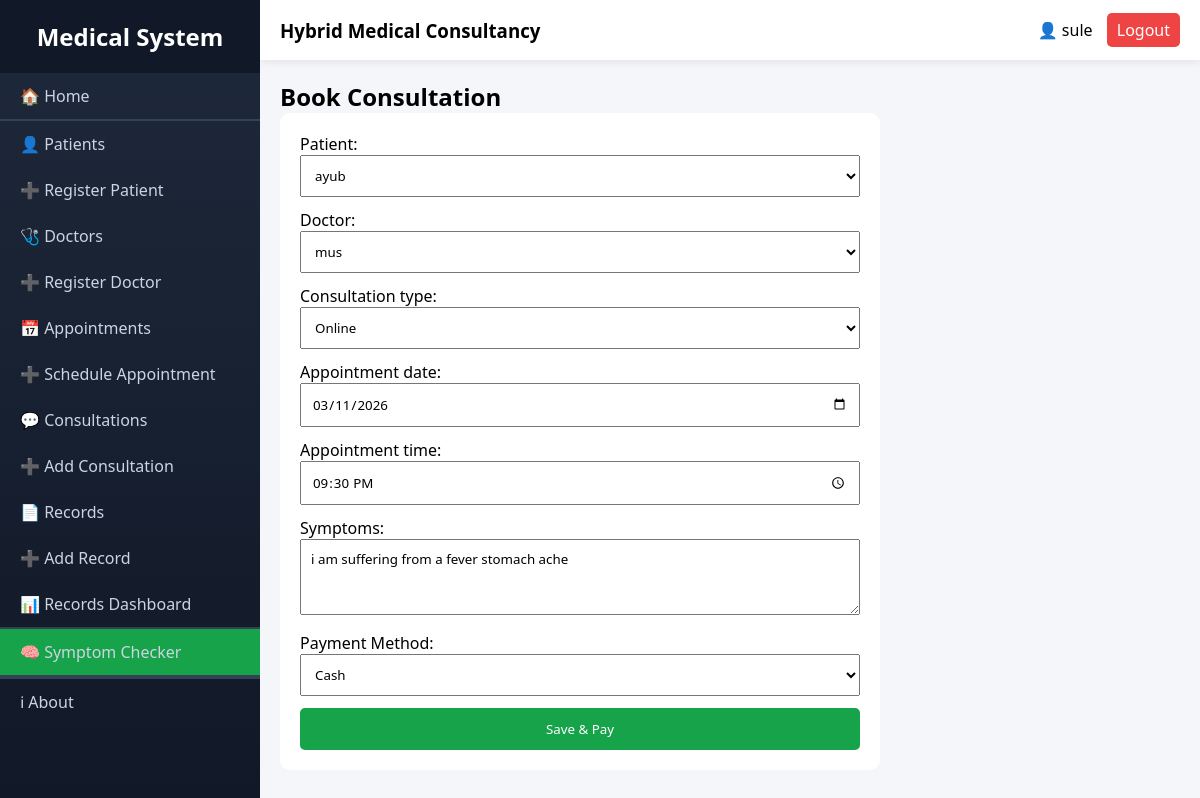
The app's page /consultations/1/edit/ (signed in) with its own data.
### consultations/models.py (models this page shows, shortened)
class Consultation(models.Model):
    CONSULTATION_TYPE = (
        ('online', 'Online'),
        ('physical', 'Physical Visit'),
    )
    STATUS_CHOICES = (
        ('pending', 'Pending'),
        ('approved', 'Approved'),
        ('completed', 'Completed'),
        ('cancelled', 'Cancelled'),
    )
    patient = models.ForeignKey(
        User,
        on_delete=models.CASCADE,
        related_name='patient_consultations'
    )
    doctor = models.ForeignKey(
        User,
        on_delete=models.CASCADE,
        related_name='doctor_consultations'
    )
    consultation_type = models.CharField(
        max_length=20,
        choices=CONSULTATION_TYPE
    )
    appointment_date = models.DateField()
    appointment_time = models.TimeField()
    symptoms = models.TextField()
    meeting_link = models.URLField(
        blank=True,
        null=True
    )  # Only for online consultations
    fee = models.DecimalField(
        max_digits=10,
        decimal_places=2,
        default=0.00,
        help_text="Set the consultation fee"
    )
    status = models.CharField(
        max_length=20,
        choices=STATUS_CHOICES,
        default='pending'
    )
    created_at = models.DateTimeField(auto_now_add=True)

### consultations/views.py (the view)
# urls.py: path('<int:pk>/edit/', views.consultation_update, name='consultation_update'),
@login_required
def consultation_update(request, pk):
    consultation = get_object_or_404(Consultation, pk=pk)
    form = ConsultationForm(request.POST or None, instance=consultation)
    if form.is_valid():
        form.save()
        return redirect('consultations:consultation_list')
    return render(request, 'consultations/consultation_form.html', {'form': form})

### consultations/forms.py
class ConsultationForm(forms.ModelForm):
    appointment_date = forms.DateField(
        widget=forms.DateInput(attrs={'type': 'date'})
    )
    appointment_time = forms.TimeField(
        widget=forms.TimeInput(attrs={'type': 'time'})
    )
    symptoms = forms.CharField(
        widget=forms.Textarea(attrs={'rows': 3})
    )
    class Meta:
        model = Consultation
        fields = [
            'patient',
            'doctor',
            'consultation_type',
            'appointment_date',
            'appointment_time',
            'symptoms'
        ]
    def __init__(self, *args, **kwargs):
        super().__init__(*args, **kwargs)
        doctor_ids = Profile.objects.filter(role='doctor').values_list('user_id', flat=True)
        patient_ids = Profile.objects.filter(role='patient').values_list('user_id', flat=True)
        self.fields['doctor'].queryset = User.objects.filter(id__in=doctor_ids)
        self.fields['patient'].queryset = User.objects.filter(id__in=patient_ids)

### consultations/templates/consultations/consultation_form.html (shortened to what this page needs)
{% extends "layout.html" %}
{% block content %}
<h2>Book Consultation</h2>
<form method="post">
    {{ form.as_p }}
    <label for="payment_method">Payment Method:</label>
    <select name="payment_method" id="payment_method">
        <option value="cash">Cash</option>
    </select>
    <button type="submit">Save & Pay</button>
</form>
{% endblock %}

### templates/layout.html (shortened to what this page needs)
<!DOCTYPE html>
<html lang="en">
<head>
</head>
<body>
<div class="sidebar" id="sidebar">
    <h2>Medical System</h2>
    <a href="{% url 'home_view' %}">🏠 Home</a>
    <hr>
    <a href="{% url 'patients:patient_list' %}">👤 Patients</a>
    <a href="{% url 'patients:patient_create' %}">➕ Register Patient</a>
    <a href="{% url 'doctors:doctor_list' %}">🩺 Doctors</a>
    <a href="{% url 'doctors:doctor_create' %}">➕ Register Doctor</a>
    <a href="{% url 'appointment:appointment_list' %}">📅 Appointments</a>
    <a href="{% url 'appointment:appointment_create' %}">➕ Schedule Appointment</a>
    <a href="{% url 'consultations:consultation_list' %}">💬 Consultations</a>
    <a href="{% url 'consultations:consultation_create' %}">➕ Add Consultation</a>
    <a href="{% url 'records:record_list' %}">📄 Records</a>
    <a href="{% url 'records:record_create' %}">➕ Add Record</a>
    <a href="{% url 'accounts:records_dashboard' %}">📊 Records Dashboard</a>
    <hr>
    {% if user.is_authenticated %}
        <a href="{% url 'accounts:symptoms_checker' %}" class="special-link">
            🧠 Symptom Checker
        </a>
    {% endif %}
    <hr>
    <hr>
    <a href="{% url 'about_view' %}">ℹ About</a>
</div>
<div class="main">
    <div class="navbar">
        <h3>Hybrid Medical Consultancy</h3>
        <div class="user">
            {% if user.is_authenticated %}
                <span>👤 {{ user.username }}</span>
                <a href="{% url 'accounts:logout' %}">Logout</a>
            {% else %}
                <a href="{% url 'accounts:login' %}">Login</a>
            {% endif %}
        </div>
    </div>
    <div class="content">
        {% block content %}
        {% endblock %}
    </div>
</div>
</body>
</html>

### templates/layout.html (style rules this page uses)
* { margin: 0; padding: 0; box-sizing: border-box; font-family: 'Segoe UI', Tahoma, Geneva, Verdana, sans-serif; }
body { display: flex; min-height: 100vh; background: #f4f6f9; }
.sidebar { width: 260px; background: linear-gradient(180deg, #1e293b 0%, #111827 100%); color: #fff; height: 100vh; position: fixed; overflow-y: auto; transition: 0.3s; }
.sidebar h2 { text-align: center; padding: 20px; background: #111827; }
.sidebar a { display: block; padding: 12px 20px; color: #cbd5e1; text-decoration: none; }
.sidebar hr { border: 0.5px solid #334155; }
.main { margin-left: 260px; width: calc(100% - 260px); }
.navbar { height: 60px; background: white; display: flex; justify-content: space-between; align-items: center; padding: 0 20px; box-shadow: 0 2px 8px rgba(0,0,0,0.08); }
.user a { margin-left: 10px; text-decoration: none; padding: 6px 10px; background: #ef4444; color: white; border-radius: 5px; }
.content { padding: 20px; }
form { max-width: 600px; background: white; padding: 20px; border-radius: 10px; }
form input, form textarea, form select { width: 100%; padding: 10px; margin-bottom: 12px; }
form button { width: 100%; padding: 12px; background: #16a34a; color: white; border: none; border-radius: 5px; }
.special-link { background: #16a34a; color: white; }

### records on screen
Consultation: patient "ayub", doctor "mus", consultation_type "Online", appointment_date "03/11/2026", appointment_time "21:30:00", symptoms "i am suffering from a fever stomach ache"

### other values on screen
{{ user.username }} "sule"
